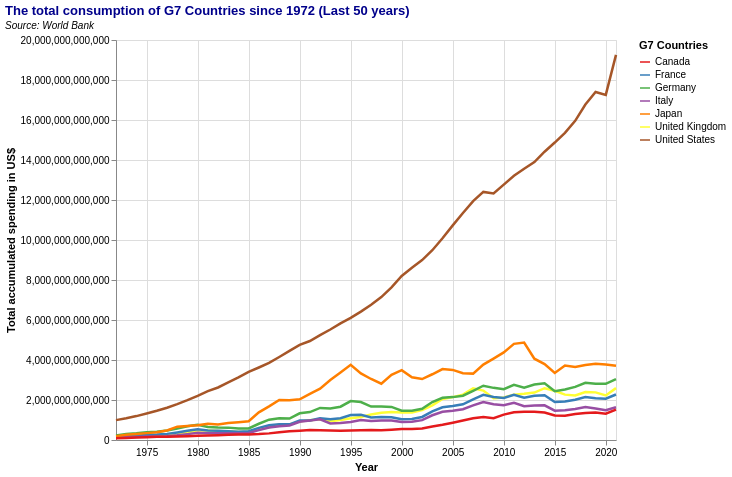

This figure's Vega-Lite source:
### Vega-Lite specification from a JSON file in a GitHub repository (floating-point values rounded to 4 significant figures; data arrays with more than 128 entries replaced by an {"elided": "..."} marker saying what was removed)
{"$schema": "https://vega.github.io/schema/vega-lite/v5.json", "title": {"text": "The total consumption of G7 Countries since 1972 (Last 50 years)", "font": "'Franklin Gothic Medium', 'Arial Narrow', Arial, sans-serif", "subtitle": "Source: World Bank", "subtitleFontStyle": "italic", "subtitleFontSize": 10, "anchor": "start", "color": "darkblue"}, "height": 400, "width": 500, "data": {"values": {"elided": "350 records"}, "format": {"parse": {"date": "date"}}}, "mark": {"type": "line", "opacity": 1, "size": 2.5}, "encoding": {"x": {"field": "date", "type": "temporal", "title": "Year", "scale": {"domain": ["1972", "2021"]}}, "y": {"field": "value", "type": "quantitative", "title": "Total accumulated spending in US$ "}, "color": {"field": "country", "type": "nominal", "title": "G7 Countries", "scale": {"scheme": "set1"}}, "tooltip": [{"field": "country", "type": "nominal", "title": "Country"}, {"field": "date", "type": "temporal", "title": "Date"}, {"field": "value", "type": "quantitative", "title": "The total consumption of G7 Countries over the last 30 years"}]}, "config": {}}
